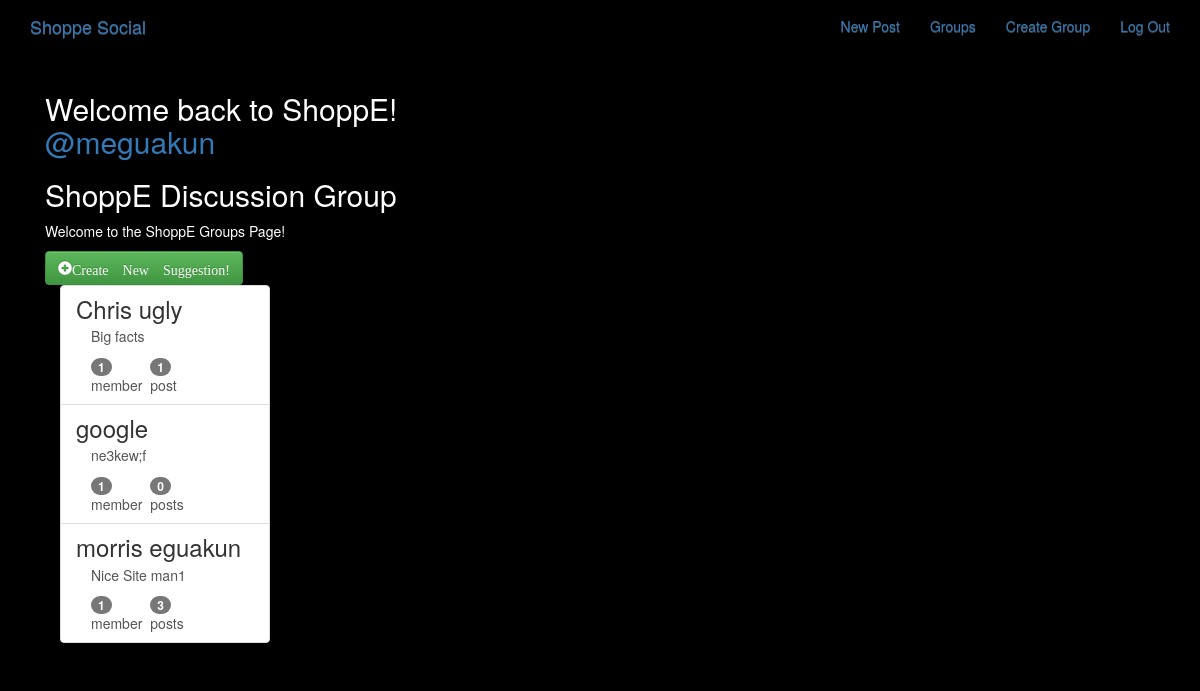
Page /groups/ (signed in) on the committed database.
### groups/models.py (models this page shows, shortened)
class Group(models.Model):
    name = models.CharField(max_length=255, unique=True)
    slug = models.SlugField(allow_unicode=True, unique=True)
    description = models.TextField(blank=True, default='')
    description_html = models.TextField(editable=False, default='', blank=True)
    members = models.ManyToManyField(User, through='GroupMember')
    class Meta:
        ordering = ['name']

### groups/views.py (the view)
class ListGroups(generic.ListView):
    model = Group

### groups/templates/groups/group_list.html
{%extends "groups/group_base.html"%}
{%block pregroup%}
<div class="col-md-4">
    <div class="content">
        {%if user.is_authenticated%}
        <h2>Welcome back to ShoppE!
            <a href="{% url 'posts:for_user' username=user.username%}">
                @{{user.username}}
            </a>
        </h2>
        {%endif%}
        <h2>ShoppE Discussion Group</h2>
        <p>Welcome to the ShoppE Groups Page!</p>
    </div>
    {%if user.is_authenticated%}
    <a href="{%url 'groups:create' %}" class="btn btn-md btn-fill btn-success">
        <span class="glyphicon glyphicon-plus-sign">Create New Suggestion!</span>
    </a>
    {%endif%}
{%endblock%}
    {%block group_content%}
    <div class="col-md-8">
        <div class="list-group">
            {%for group in object_list%}
            <a class ='list-group-item' href="{% url 'groups:single' slug=group.slug%}">
            <h3 class='title list-group-item-heading'>{{group.name}}</h3>
            <div class="list-group-item-text container-fluid">
                {{group.description_html|safe}}
                <div class="row">
                    <div class="col-md-4">
                        <span class="badge">{{group.members.count}}</span>
                        member{{group.members.count|pluralize}}
                    </div>
                    <div class="col-md-4">
                        <span class="badge">{{group.posts.count}}</span>
                        post{{group.posts.count|pluralize}}
                    </div>
                </div>
            </div>
        </a>
            {%endfor%}
        </div>
    </div>
    </div>
{%endblock%}

### static/simplesocial/css/master.css (style rules this page uses)
body { margin: 0; overflow: hidden; background-color: black; color:white; }

### rows in the picture
Group: name "Chris ugly", description_html "Big facts", members.count "1", posts.count "1"
Group: name "google", description_html "ne3kew;f", members.count "1", posts.count "0"
Group: name "morris eguakun", description_html "Nice Site man1", members.count "1", posts.count "3"

### other values in the picture
{{ user.username }} "meguakun"
